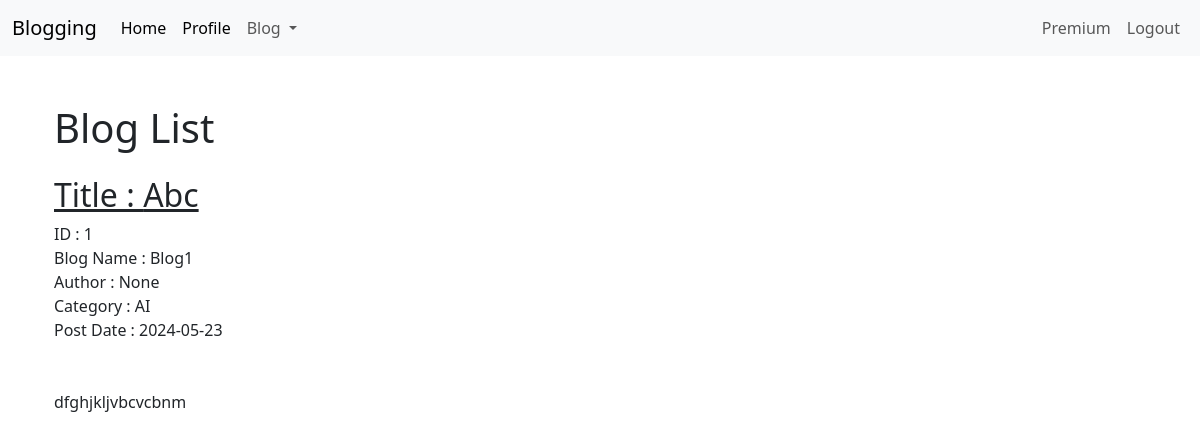
Screenshot of /blog/1/ (signed in) with the database file from the repository.
### blogs/models.py (models this page shows, shortened)
class Blog(models.Model):
    author = models.ForeignKey(CustomUser, on_delete=models.CASCADE)
    blog_name =  models.CharField(max_length=200, null=False, blank=False)
    title = models.CharField(max_length=200, null=False, blank=False)
    category = models.CharField(max_length=200)
    blog_image = models.ImageField(upload_to='blog_images', null=True, blank=True)
    content = models.TextField(null=False, blank=False)
    post_date = models.DateTimeField(default=timezone.now)

### blogs/views.py (the view)
# urls.py: path('blog/<int:blog_id>/', blog_detail, name='blog_detail'),
@never_cache
@login_required(login_url='login/')
def blog_detail(request, blog_id):
    blog = Blog.objects.filter(id=blog_id).first()
    print(blog.title, 77777777)
    return render(request, 'blog_detail.html', {'blog':blog})

### blogs/templates/blog_detail.html (shortened to what this page needs)
{% extends "base.html" %}
{% block content %}
    <div class="container mt-5">
        <h1 class="mb-4">Blog List</h1>
        <h2><u> Title : {{blog.title}} </u></h2>
        ID : {{blog.id}}<br>
        Blog Name : {{blog.blog_name}}<br>
        Author : {{ blog.author.username }}<br>
        Category : {{ blog.category }}<br>
        Post Date : {{ blog.post_date|date:"Y-m-d" }}<br>
        <br><br>
        <p> {{blog.content}} </p>
    </div>
{% endblock content %}

### rows the page displays
Blog: title "Abc", id "1", blog_name "Blog1", author.username "None", category "AI", post_date "2024-05-23", content "dfghjkljvbcvcbnm"
